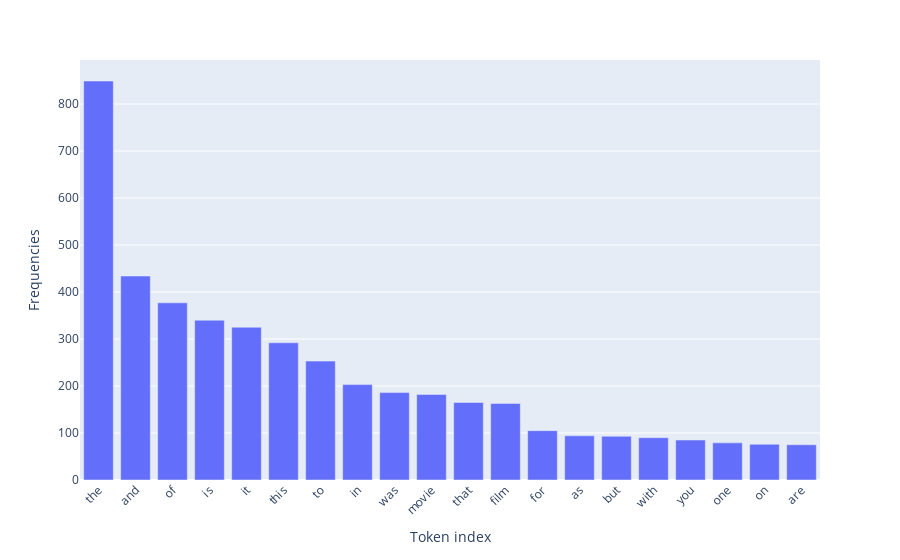

The notebook cell saved with this chart:
### Code cell
# Polt the top 20 terms that appear frequently in imdb dataset
x_selected = [imdb_count_vect.get_feature_names()[i] for i in X_imdb_top_20]
y_selected = sorted(imdb_term_frequencies, reverse = True)[:20]

fig = px.bar(x=x_selected, y=y_selected)

fig.update_xaxes(tickangle=315)
fig.update_layout(xaxis_title="Token index", yaxis_title="Frequencies")

fig.show()

### Figure 1 — Plotly figure (JSON) as saved in the notebook; plotly's stock layout.template omitted (floating-point values rounded to 4 significant figures)
{"data": [{"alignmentgroup": "True", "hovertemplate": "x=%{x}<br>y=%{y}<extra></extra>", "legendgroup": "", "marker": {"color": "#636efa", "pattern": {"shape": ""}}, "name": "", "offsetgroup": "", "orientation": "v", "showlegend": false, "textposition": "auto", "type": "bar", "x": ["the", "and", "of", "is", "it", "this", "to", "in", "was", "movie", "that", "film", "for", "as", "but", "with", "you", "one", "on", "are"], "xaxis": "x", "y": [849, 434, 377, 340, 325, 292, 253, 203, 186, 182, 165, 163, 105, 94, 93, 90, 85, 79, 76, 75], "yaxis": "y"}], "layout": {"barmode": "relative", "legend": {"tracegroupgap": 0}, "margin": {"t": 60}, "xaxis": {"anchor": "y", "domain": [0, 1], "tickangle": -45, "title": {"text": "Token index"}}, "yaxis": {"anchor": "x", "domain": [0, 1], "title": {"text": "Frequencies"}}}}
